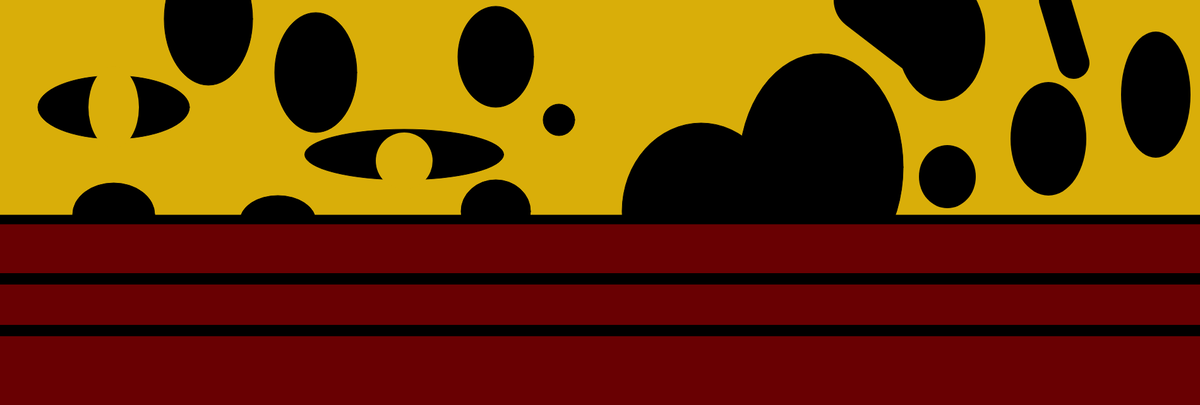
Frame 1 (no input)
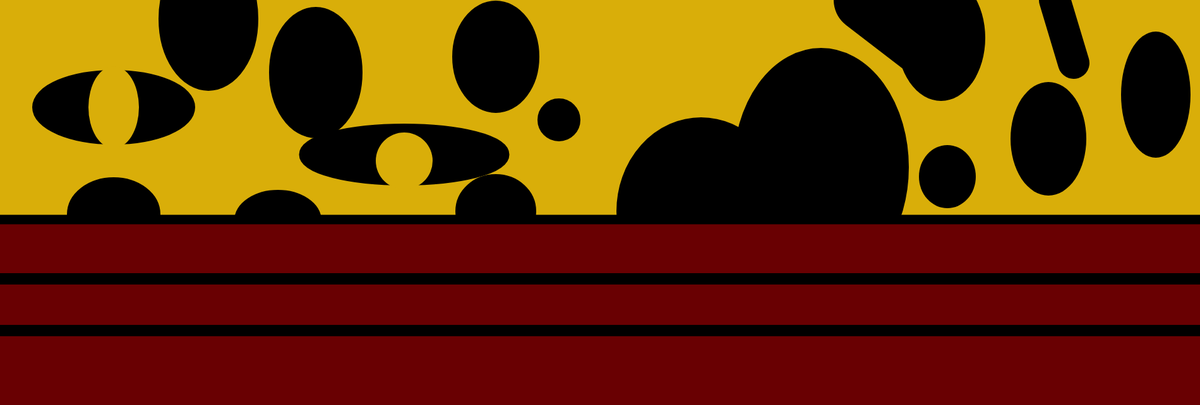
Frame 60 (no input)
Frame 120 (the mouse pressed at the canvas centre since frame 60): identical to frame 60, image omitted

The p5.js sketch that drew these frames (run headless with seeded random() and noise() and a simulated clock; from frame 60 on, the mouse is pressed at the canvas centre):

// p5.js sketch
// ── sketch.js
function setup() {
  createCanvas(1900, 642);
}

function draw() {
  background('#D9AE09');

  fill(0);
  ellipse(640, 245, 315, 80);

  fill(0);
  ellipse(440, 350, 120, 80);

  fill(0);
  ellipse(180, 340, 130, 100);

  fill(0);
  ellipse(785, 335, 110, 100);

  fill(0);
  ellipse(885, 190, 50, 50);

  fill(0);
  ellipse(500, 115, 130, 190);

  fill(0);
  ellipse(330, 30, 140, 210);

  fill(0);
  ellipse(1110, 335, 250, 280);

  fill(0);
  ellipse(1300, 265, 260, 360);

  fill(0);
  ellipse(785, 90, 120, 160);

  fill(0);
  ellipse(180, 170, 240, 100);

  fill('#D9AE09');
  noStroke();
  ellipse(180, 170, 80, 130);
  
  fill('#D9AE09');
  noStroke();
  ellipse(640, 255, 90, 90);

  fill(0);
  ellipse(1500, 280, 90, 100);

  fill(0);
  ellipse(1660, 220, 120, 180);

  fill(0);
  ellipse(1830, 150, 110, 200);

  fill(0);
  ellipse(1490, 60, 140, 200);
  
  stroke(0);
  strokeWeight(100);
  line(1370, 0, 1500, 100);

  stroke(0);
  strokeWeight(50);
  line(1670, 0, 1700, 100);


  fill('#690002');
  noStroke();
  rect(0, 348, 1900, 350);

  stroke(0);
  strokeWeight(15);
  line(0, 348, 1900, 348);

  stroke(0);
  strokeWeight(18);
  line(0, 442, 1900, 442);

  stroke(0);
  strokeWeight(18);
  line(0, 524, 1900, 524);
}
